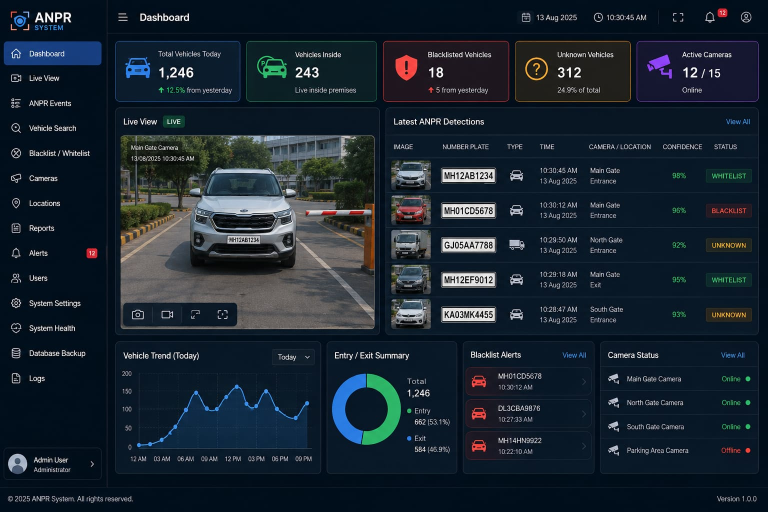
#> input picture WhatsApp Image 2026-08-18 at 8.55.03 PM.jpeg, 1536 x 1024 px (shown at 1/2 size); its folder holds only this picture in this run
$ python -i detection.py   (imports and definitions only)
#> lines starting #> are read from the running program, lines starting #| are printed output that depends on the picture; after the words box and inside, x2 and y2 are one past the last pixel; in counts of white or black regions, pixels touching at a corner belong together
### backend/app/ai/plate_recognizer/postprocess.py
"""Indian number-plate grammar, normalization and confusion repair.

Two jobs, and it is worth being precise about the difference:

*Validation* answers "is this string shaped like a real Indian plate?" — used
to weight a read down before it votes.

*Repair* answers "is there a single-character OCR confusion that turns this
invalid string into a valid one?" — applied only at positions where the format
is unambiguous about alpha-vs-digit, and only when it actually fixes the
string. It never rewrites a plate that already parses, because doing so is how
a system silently invents plates that were never on the road.

*Trimming* answers the same question for the characters the recognizer read
from outside the number: the hologram, the emblem, the plate border. Same
guard — it only ever acts on a string that is already invalid, and only when
exactly one answer comes out valid.

``resolve`` is the two of them in the order a caller wants them.
"""
from __future__ import annotations

import re
from dataclasses import dataclass, field
from typing import Iterable, Optional

ALPHA = "A"
DIGIT = "N"

#: State / UT codes as of the current RTO series. A two-letter prefix outside
#: this set is a strong reject signal and cheaply catches a whole class of
#: misreads (``UP`` read as ``VP``, ``DL`` as ``OL``).
STATE_CODES = frozenset(
    """AN AP AR AS BR CG CH DD DL DN GA GJ HP HR JH JK KA KL LA LD MH ML MN MP
       MZ NL OD OR PB PY RJ SK TN TR TS UK UP UA WB""".split()
)

#: OCR confusions, split by direction. Only these substitutions are ever
#: applied by repair, and only where the grammar demands the other type.
#:
#: Each entry lists candidates in descending likelihood. Keep the two
#: directions mirror images of each other: a one-way entry silently disables
#: repair in the other direction, which is how a 7 misread for the T in
#: UP23AT0097 went uncorrected while T->7 was handled.
DIGIT_TO_ALPHA = {
    "0": ("O", "D", "Q"),
    "1": ("I", "L", "J"),
    "2": ("Z",),
    "4": ("A",),
    "5": ("S",),
    "6": ("G",),
    "7": ("T",),
    "8": ("B",),
    "9": ("G", "Q"),
}
ALPHA_TO_DIGIT = {
    "O": ("0",), "D": ("0",), "Q": ("0",),
    "I": ("1",), "L": ("1",), "J": ("1",),
    "Z": ("2",), "A": ("4",), "S": ("5",),
    "G": ("6",), "T": ("7",), "B": ("8",),
}

#: Confusions BETWEEN characters of the same type. The grammar cannot catch
#: these — an alpha misread as another alpha still satisfies the format mask —
#: so ``repair`` never uses them. ``confusable`` does, because registry
#: snapping has a much stronger constraint available: the result must be a
#: plate the society has actually registered.
SAME_TYPE_CONFUSIONS: frozenset[frozenset[str]] = frozenset(
    frozenset(pair) for pair in (
        "BD", "B8", "DO", "D0", "O0", "OQ", "OD", "IL", "I1", "L1",
        "S5", "Z2", "G6", "GC", "EF", "MN", "UV", "VY", "68", "96", "35", "57", "89",
    )
)

#: Characters an Indian plate never contains, dropped during normalization.
_STRIP = re.compile(r"[^A-Z0-9]")

#: Prefixes some recognizers emit from the "IND" hologram strip.
_LEADING_NOISE = re.compile(r"^(IND|1ND|IN|LND)(?=[A-Z]{2}\d)")


@dataclass(frozen=True)
class PlateFormat:
    """One accepted plate shape, as a regex plus a positional type mask."""

    name: str
    pattern: re.Pattern
    mask: str  # same length as the match: 'A' alpha, 'N' digit
    example: str


def _fmt(name: str, regex: str, mask: str, example: str) -> PlateFormat:
    return PlateFormat(name, re.compile(regex + r"$"), mask, example)


#: Every civilian series still on the road puts at least this many characters
#: on the plate: two for the state, one or two for the district, up to three
#: for the series, and three or four for the number. A shorter string is a
#: fragment of a plate, not a plate — unless it validates outright, which the
#: few legitimately short older series do.
MIN_COMPLETE_LEN = 8

#: The shortest shape ``_standard_formats`` may generate.
#:
#: Seven, not eight, and the one character between them is the whole point.
#: Seven-character no-series registrations are real — ``DL81234`` is a genuine
#: old Delhi plate (state + single-digit district + four-digit number) and
#: rejecting it would trade one wrong answer for another. Six-character ones
#: are not: no registration on any Indian road is two letters, one digit and
#: three digits.
#:
#: That single shape (``std_d1_s0_n3``) was the hole. ``is_fragment`` declares
#: anything under ``MIN_COMPLETE_LEN`` a fragment *unless it validates*, and
#: this format made ``UP1606`` validate — a textbook truncated read, produced
#: whenever the vehicle in front occludes half the plate. It matched, passed
#: ``is_valid``, scored a grammar factor of 1.0, and could be emitted as a
#: CONFIRMED plate at 0.95 while the recognizer's own 94% was merely honest
#: about the six glyphs it could see.
MIN_GENERATED_LEN = 7


def _standard_formats() -> list[PlateFormat]:
    """The civilian format is STATE + DISTRICT + SERIES + NUMBER, where the
    district is one or two digits (Delhi's DL8C is a real single-digit
    district, not a misread) and the series is zero to three letters.

    Generating the combinations beats hand-listing them: the hand-written list
    is exactly how DL8CAF5010 came to be rejected as invalid.

    Combinations shorter than ``MIN_GENERATED_LEN`` are NOT generated; see
    that constant for why the cut is at seven characters and what went wrong
    when there was no cut at all. Dropping the six-character shape also makes
    ``repair`` and ``trim_noise`` strictly more conservative: neither can now
    "fix" or trim a string into a six-character plate, because there is no
    longer such a thing.
    """
    formats: list[PlateFormat] = []
    for district in (2, 1):  # two-digit districts are far more common
        for series in (2, 3, 1, 0):
            for number in (4, 3):
                if 2 + district + series + number < MIN_GENERATED_LEN:
                    continue
                mask = ALPHA * 2 + DIGIT * district + ALPHA * series + DIGIT * number
                regex = rf"[A-Z]{{2}}\d{{{district}}}" + (rf"[A-Z]{{{series}}}" if series else "") + rf"\d{{{number}}}"
                formats.append(
                    _fmt(f"std_d{district}_s{series}_n{number}", regex, mask, "UP32AB1234")
                )
    return formats


#: Ordered most-specific first; the first match wins.
FORMATS: tuple[PlateFormat, ...] = (
    _fmt("bh_series", r"\d{2}BH\d{4}[A-Z]{2}", "NNAANNNNAA", "21BH2345AA"),
    _fmt("military", r"\d{2}[A-Z]\d{6}[A-Z]", "NNANNNNNNA", "09B123456X"),
    *_standard_formats(),
)

#: A plate shorter or longer than this is not a plate.
MIN_LEN, MAX_LEN = 6, 11


# [90 lines left out: functions normalize, match_format, is_valid, is_fragment, grammar_factor, _looks_plate_ish and 1 more, not called in this run]


@dataclass
class RepairResult:
    text: str
    corrections: list[str] = field(default_factory=list)
    repaired: bool = False


# [50 lines left out: function repair, not called in this run]


#: How many characters ``trim_noise`` may drop. The hologram strip, the state
#: emblem and the plate's own border are all to the LEFT of the number on an
#: Indian plate, and a bolt head or the frame edge occasionally adds one more
#: glyph on the right — so the leading budget is larger than the trailing one.
MAX_TRIM_LEAD = 2
MAX_TRIM_TAIL = 1


# [102 lines left out: functions _trim_options, trim_noise, resolve, confusable, not called in this run]


# --- registry-constrained matching ------------------------------------------
#
# Free recognition has to pick the right string out of 36^10 possibilities.
# Matching against a society's registry is a far easier problem: the answer is
# one of a few hundred plates that are known in advance. That prior is strong
# enough to recover a read the recognizer got wrong in two or three places —
# but only if the scoring knows WHICH errors a recognizer actually makes, and
# only if it refuses to answer when two registered plates fit equally well.

#: Substituting a character for one it is genuinely confusable with (8 for B,
#: 0 for O) is weak evidence of a different vehicle. Substituting it for an
#: unrelated one is strong evidence.
COST_CONFUSABLE_SUB = 0.4
COST_SUB = 1.0
#: A dropped or inserted character — the hologram glyph, a character lost to
#: glare. Costed just under a substitution: it is common, but a length
#: difference is still a real difference.
COST_INDEL = 0.9

#: The most total cost a match may carry. Two unrelated substitutions, or five
#: confusions, or two missing characters.
MAX_MATCH_COST = 2.0
#: How much worse the runner-up must be before the winner is trusted. This,
#: not the cost ceiling, is what makes registry matching safe: in a closed set
#: the question is never "is this close to a plate" but "is this closer to ONE
#: plate than to any other".
MIN_MATCH_MARGIN = 0.8
#: Beyond this length difference the strings are not the same plate, whatever
#: the alignment cost says.
MAX_LENGTH_DELTA = 2


# [30 lines left out: functions _sub_cost, registry_cost, not called in this run]


@dataclass(frozen=True)
class RegistryMatch:
    plate: str
    cost: float
    runner_up_cost: float

    @property
    def margin(self) -> float:
        return self.runner_up_cost - self.cost


# [84 lines left out: functions best_registry_match, format_display, edit_distance, similarity, not called in this run]


#: Two reads of the SAME vehicle, seconds apart on one camera, rarely agree
#: exactly when the recognizer is weak: TUP14F49450 and TP1449450 are one car.
#: Exact-string de-duplication cannot see that and emits a row for each, which
#: is what fills the events table with repeats. Matching on similarity within a
#: short window on a single camera is a much better model of "same vehicle".
SAME_VEHICLE_SIMILARITY = 0.65


# [15 lines left out: function same_vehicle, not called in this run]

### backend/app/services/detection.py
"""
Vehicle detection (YOLO, COCO classes) + license-plate localization
(dedicated fine-tuned YOLO model) + OCR.

yolo26n.pt finds vehicles. license-plate-finetune-v1l.pt is a model
fine-tuned specifically to find the plate rectangle within a vehicle crop,
used as the primary localization method. A contour/edge heuristic remains
as a fallback for on the rare frame the plate model misses.
"""
import logging
import threading
from typing import Optional

import cv2
import numpy as np

logger = logging.getLogger("anpr.detection")

from ..ai.plate_recognizer import postprocess
from ..config import (
    YOLO_MODEL_PATH,
    VEHICLE_CLASS_IDS,
    VEHICLE_CONF_THRESHOLD,
    PLATE_MODEL_PATH,
    PLATE_CONF_THRESHOLD,
)

_model = None
_budget = None
_model_lock = threading.Lock()
_plate_model = None
_plate_model_lock = threading.Lock()
_ocr_reader = None
_ocr_lock = threading.Lock()

COCO_VEHICLE_NAMES = {1: "bicycle", 2: "car", 3: "motorbike", 5: "bus", 7: "truck"}

OCR_ALLOWLIST = "ABCDEFGHIJKLMNOPQRSTUVWXYZ0123456789"

# Hue band upper-bounds (OpenCV H range 0-179) used for nearest-match
# naming of a sampled dominant color, checked in order; a hue at or past
# the last bound wraps back to red (red spans both ends of the hue circle).
# Neutrals (white/black/gray/silver) are separated by saturation/value
# before falling back to this hue-based lookup for chromatic colors.
_HUE_NAMES = [
    (10, "red"), (25, "orange"), (35, "yellow"), (85, "green"),
    (100, "teal"), (130, "blue"), (150, "purple"), (170, "pink"),
]


# [75 lines left out: functions _thread_budget, get_model, get_plate_model, get_ocr_reader, detect_vehicles, _vehicle_crop, not called in this run]


#: A plate box this close to the frame border is treated as running off the
#: edge. Two pixels rather than zero: the detector's box rarely lands exactly
#: on the boundary even when the plate plainly continues past it.
FRAME_EDGE_MARGIN_PX = 2


# [47 lines left out: functions _touches_frame_edge, _heuristic_plate_box, _model_plate_candidates, not called in this run]


def _contour_plate_candidates(gray: np.ndarray):
    """Heuristic plate localization via edge/contour search: look for
    rectangular regions with a plate-like aspect ratio in the lower half
    of the vehicle crop, sorted by area (largest first)."""
    h, w = gray.shape[:2]
    if h < 20 or w < 20:
        return []
    blur = cv2.bilateralFilter(gray, 9, 30, 30)
    edges = cv2.Canny(blur, 60, 180)
    edges = cv2.morphologyEx(edges, cv2.MORPH_CLOSE, np.ones((3, 9), np.uint8))
    contours, _ = cv2.findContours(edges, cv2.RETR_EXTERNAL, cv2.CHAIN_APPROX_SIMPLE)

    candidates = []
    for c in contours:
        x, y, cw, ch = cv2.boundingRect(c)
        if ch <= 0 or cw <= 0:
            continue
        aspect = cw / ch
        area_ratio = (cw * ch) / (w * h)
        if 1.8 <= aspect <= 6.0 and 0.008 <= area_ratio <= 0.3 and y >= h * 0.25:
            candidates.append((x, y, x + cw, y + ch))
    candidates.sort(key=lambda b: (b[2] - b[0]) * (b[3] - b[1]), reverse=True)
    return candidates[:3]


# [104 lines left out: functions _preprocess_for_ocr, _ocr_roi, read_plate, _hue_to_name, _classify_bgr, not called in this run]


def _value_percentile(bgr_region: np.ndarray, pct: float) -> float:
    hsv = cv2.cvtColor(bgr_region, cv2.COLOR_BGR2HSV)
    return float(np.percentile(hsv[..., 2], pct))


# [86 lines left out: functions _dominant_from_pixels, _dominant_bgr, get_vehicle_color, get_plate_color, not called in this run]

>>> import cv2
>>> picture = cv2.imread('../../../WhatsApp Image 2026-08-18 at 8.55.03 PM.jpeg', cv2.IMREAD_GRAYSCALE)
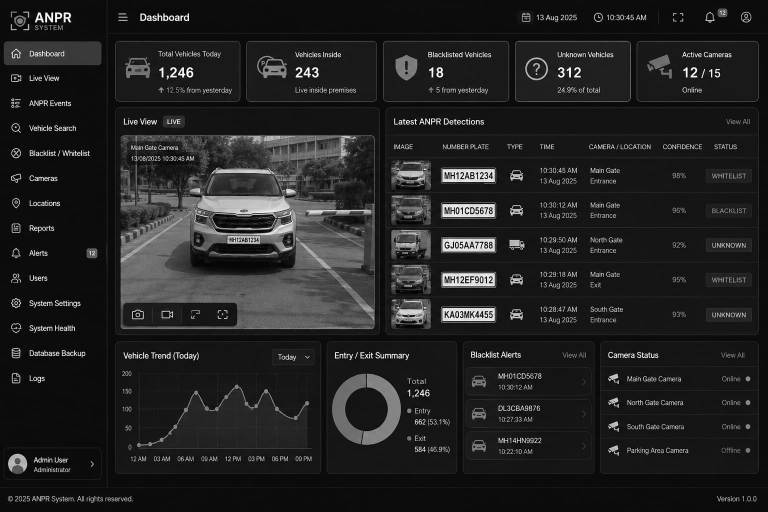
#> picture: shape (1024, 1536) (shown at 1/2 size); min 0, max 255, mean 34.7
>>> result = _contour_plate_candidates(picture)
#> in _contour_plate_candidates, `edges = cv2.Canny(blur, 60, 180)`:
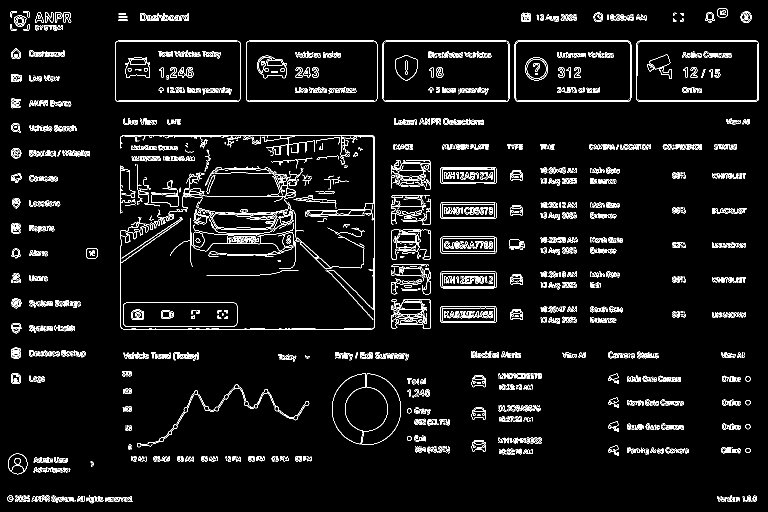
#> edges: shape (1024, 1536) (shown at 1/2 size); 4.9% white in thin lines or dots
#> in _contour_plate_candidates, `edges = cv2.morphologyEx(edges, cv2.MORPH_CLOSE, np.ones((3, 9), np.ui..`:
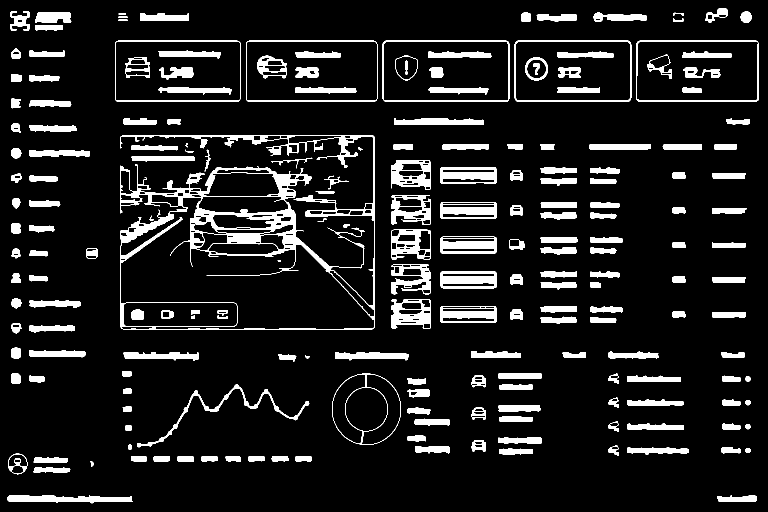
#> edges: shape (1024, 1536) (shown at 1/2 size); 10.7% white; 207 white regions (1 under 20 px)
#> in _contour_plate_candidates, `contours, _ = cv2.findContours(edges, cv2.RETR_EXTERNAL, cv2.CHAIN_APP..`: contours = 178 contours, 5 with area under 20; largest, box (x1, y1, x2, y2) and area: (241, 270, 750, 659) 127012, (492, 81, 755, 204) 31910, (765, 81, 1019, 204) 30812, (230, 81, 482, 204) 30491, (1272, 81, 1518, 204) 29829
#> the loop in _contour_plate_candidates, `for c in contours:` made 178 passes
#> (x, y, cw, ch, aspect, area_ratio) on passes 4, 16, 21: (181, 922, 7, 12, 0.583, 5.34e-05), (1491, 896, 10, 10, 1, 6.36e-05), (256, 889, 8, 11, 0.727, 5.59e-05)
#> after the loop in _contour_plate_candidates, `for c in contours:`: candidates = [(274, 769, 619, 895)]
#> result = [(274, 769, 619, 895)]
